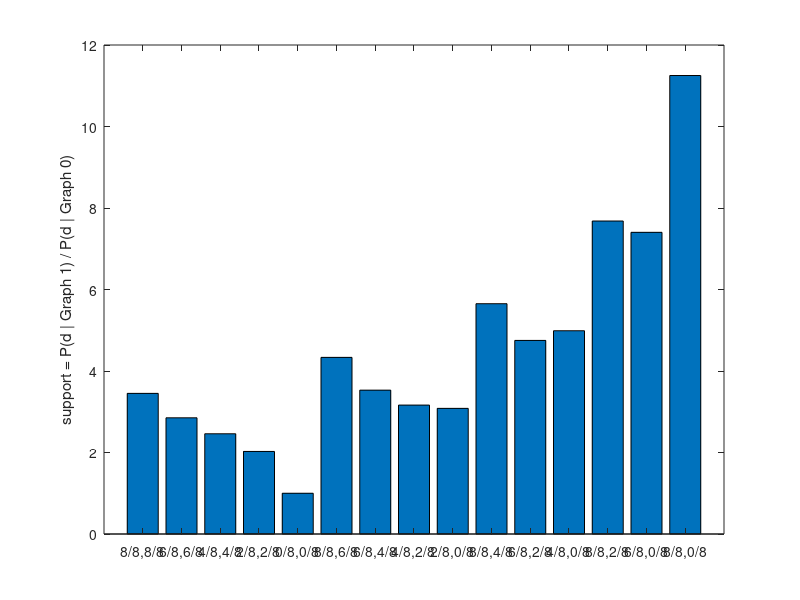

Write the MATLAB code that produced this figure.
% Causal induction from contingency data
% Given a potential cause c and an effect e and the correlation between
% them (i.e. given # of occurences of (e+|c+), (e-|c+), (e+|c-), (e-|c-),
% infer whether c causes e.
% 
% Basically does a model comparison -- a bayes net that has a c->e edge vs.
% one that does not (and only has a edge from background noise b->e).
%


% counts for e+c+, e-c+, e+c-, e-c-
% Table 1 from http://cocosci.berkeley.edu/tom/papers/bayeschapter.pdf
%
d = [0 8 0 8];

dw0 = 0.01;
dw1 = 0.01;

noisy_OR = @(b, c, w0, w1) 1 - (1 - w0)^b * (1 - w1)^c;
% linear = @(b, c, w0, w1) w0 * b + w1 * c; % marginalization doesn't work b/c we need 0 <= w0 + w1 <= 1

parametrization = noisy_OR;

g0 = struct;
g1 = struct;

g0.prior = 0.5;
g1.prior = 0.5;

% P(d | w0, Graph 0) = P(e+)^(# of e+c+ and e+c-) + P(e-)^(# of e-c+ and e-c-)
% where P(e+) = P(e+ | b+) * P(b+) + P(e+ | b-) * P(b-) from marginalization / sum rule; ditto for P(e-)
% BUT... P(b+) = 1 and P(b-) = 0 ! (background noise is always present)
% => P(e+) = P(e+ | b+) = w0   P(e-) = P(e- | b+) = 1 - w0
%
g0.P_d_given_w0 = @(d, w0) w0 ^ (d(1) + d(3)) * (1 - w0) ^ (d(2) + d(4));

% P(d | w0, w1, Graph 1) = ...
% also don't forget P(b+) = 1
%
g1.P_d_given_w0_w1 = @(d, w0, w1) ...
                     parametrization(1, 1, w0, w1) ^ d(1) * ...  % e+c+
                (1 - parametrization(1, 1, w0, w1)) ^ d(2) * ... % e-c+
                     parametrization(1, 0, w0, w1) ^ d(3) * ...  % e+c-
                (1 - parametrization(1, 0, w0, w1)) ^ d(4);      % e-c-


% P(d | Graph 0) = integral P(d | w0, Graph 0) * P(Graph 0) * dw0
% assumes uniform pdf for w0
%
g0.likelihood = @(d) sum(arrayfun(@(w0) g0.P_d_given_w0(d, w0) * g0.prior * dw0, 0:dw0:1));

% P(d | Graph 1) = integral P(d | w0, w1, Graph 1) * P(Graph 1) * dw0 * dw1
% assumes uniform independent pdfs for w0 and w1
%
g1.likelihood = @(d) sum(arrayfun(@(w0) sum(arrayfun(@(w1) g1.P_d_given_w0_w1(d, w0, w1) * g1.prior * dw0 * dw1, 0:dw1:1)), 0:dw0:1));

fprintf('P(d | Graph 0) = %e\n', g0.likelihood(d));
fprintf('P(d | Graph 1) = %e\n', g1.likelihood(d));

% causal support for g1 over g0
support = @(d) log(g1.likelihood(d) / g0.likelihood(d));

fprintf('support for Graph 1 over Graph 0 = %f\n', support(d));

%
% Do some plotting
%

% each row = counts for e+c+ e-c+ e+c- e-c- 
cases = [8 0 8 0; ...
         6 2 6 2; ...
         4 4 4 4; ...
         2 6 2 6; ...
         0 8 0 8; ...
         8 0 6 2; ...
         6 2 4 4; ...
         4 4 2 6; ...
         2 6 0 8; ...
         8 0 4 4; ...
         6 2 2 6; ...
         4 4 0 8; ...
         8 0 2 6; ...
         6 2 0 8; ...
         8 0 0 8];
    
% Compute & slot causal support for each case
% Figure 4 in http://cocosci.berkeley.edu/tom/papers/bayeschapter.pdf
%
s = [];
labels = {};
for i = 1:size(cases, 1)
    d = cases(i, :);
    assert(sum(d) == 16);
    s = [s support(d)];
    labels = [labels, sprintf('%d/%d,%d/%d', d(1), d(1) + d(2), d(3), d(3) + d(4))];
end

figure;
bar(s - min(s) + 1);
set(gca, 'xticklabel', labels);
ylabel('support = P(d | Graph 1) / P(d | Graph 0)');